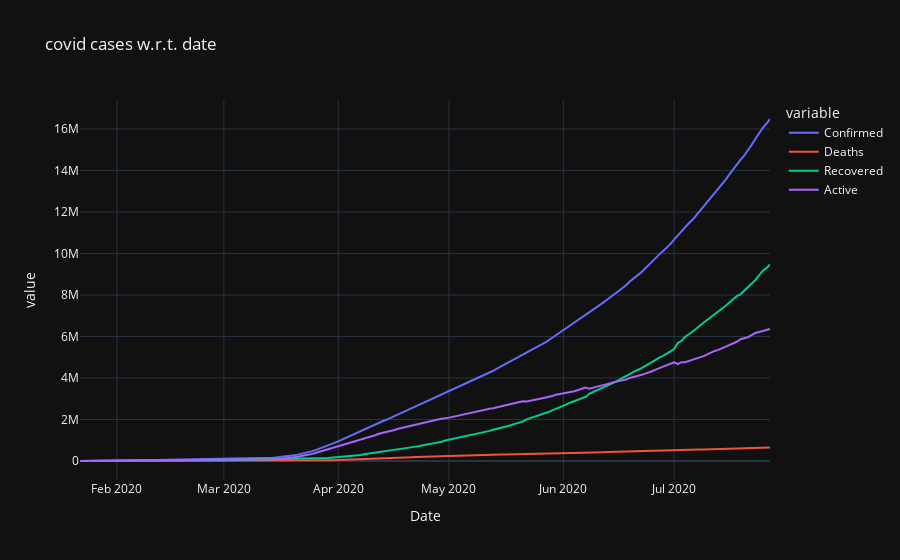

Here is the notebook cell this chart was saved with:
### Code cell
fig=px.line(day_wise,x="Date",y=["Confirmed","Deaths","Recovered","Active"],title="covid cases w.r.t. date",template="plotly_dark")
fig.show()

### Figure 1 — Plotly figure (JSON) as saved in the notebook; plotly's stock layout.template omitted (floating-point values rounded to 4 significant figures; data arrays with more than 128 entries replaced by an {"elided": "..."} marker saying what was removed)
{"data": [{"hovertemplate": "variable=Confirmed<br>Date=%{x}<br>value=%{y}<extra></extra>", "legendgroup": "Confirmed", "line": {"color": "#636efa", "dash": "solid"}, "marker": {"symbol": "circle"}, "mode": "lines", "name": "Confirmed", "orientation": "v", "showlegend": true, "type": "scatter", "x": {"elided": "188 str values"}, "xaxis": "x", "y": {"elided": "188 int values"}, "yaxis": "y"}, {"hovertemplate": "variable=Deaths<br>Date=%{x}<br>value=%{y}<extra></extra>", "legendgroup": "Deaths", "line": {"color": "#EF553B", "dash": "solid"}, "marker": {"symbol": "circle"}, "mode": "lines", "name": "Deaths", "orientation": "v", "showlegend": true, "type": "scatter", "x": {"elided": "188 str values"}, "xaxis": "x", "y": {"elided": "188 int values"}, "yaxis": "y"}, {"hovertemplate": "variable=Recovered<br>Date=%{x}<br>value=%{y}<extra></extra>", "legendgroup": "Recovered", "line": {"color": "#00cc96", "dash": "solid"}, "marker": {"symbol": "circle"}, "mode": "lines", "name": "Recovered", "orientation": "v", "showlegend": true, "type": "scatter", "x": {"elided": "188 str values"}, "xaxis": "x", "y": {"elided": "188 int values"}, "yaxis": "y"}, {"hovertemplate": "variable=Active<br>Date=%{x}<br>value=%{y}<extra></extra>", "legendgroup": "Active", "line": {"color": "#ab63fa", "dash": "solid"}, "marker": {"symbol": "circle"}, "mode": "lines", "name": "Active", "orientation": "v", "showlegend": true, "type": "scatter", "x": {"elided": "188 str values"}, "xaxis": "x", "y": {"elided": "188 int values"}, "yaxis": "y"}], "layout": {"legend": {"title": {"text": "variable"}, "tracegroupgap": 0}, "title": {"text": "covid cases w.r.t. date"}, "xaxis": {"anchor": "y", "domain": [0, 1], "title": {"text": "Date"}}, "yaxis": {"anchor": "x", "domain": [0, 1], "title": {"text": "value"}}}}
